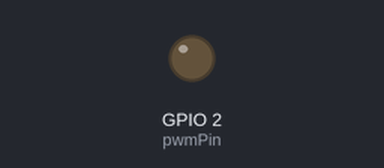
Simulated run of this sketch. Board: ESP32. Shown: output pins drawn as LEDs (lit = HIGH).

Above: at 0.05 s.
At 4.05 s:
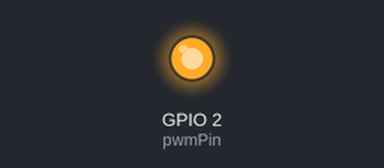
At 8.0 s:
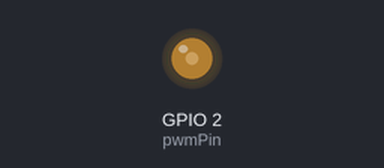
Timing chart, 0 to 10.4 s (numbered marks = the images above):
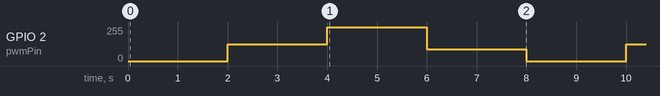

Measured:
- by itself, GPIO 2 (pwmPin): repeats every 8.0 s: 255/255 2.0 s, 90/255 2.0 s, 0/255 2.0 s, 127/255 2.0 s

The sketch:

TutorialAnalogOutputPart1.ino
```cpp
// setting PWM properties
const int pwmFrequency = 5000;  // Set the PWM frequency to 5KHz
const int pwmPin = LED_BUILTIN;       // Use the built-in LED pin
const int pwmBitResolution = 8; // Set a PWM resolution of 8 bits

void setup() {
  // configure PWM for the specified pin
  // and attach the PWM channel to the output GPIO to be controlled
  ledcAttach(pwmPin, pwmFrequency, pwmBitResolution);

}

void loop() {

  //achieve different brightenss levels by setting different duty cycles
  ledcWrite(pwmPin, 0);
  delay(2000);
  ledcWrite(pwmPin,127);
  delay(2000);
  ledcWrite(pwmPin, 255);
  delay(2000);
  ledcWrite(pwmPin, 90);
  delay(2000);

}
```
